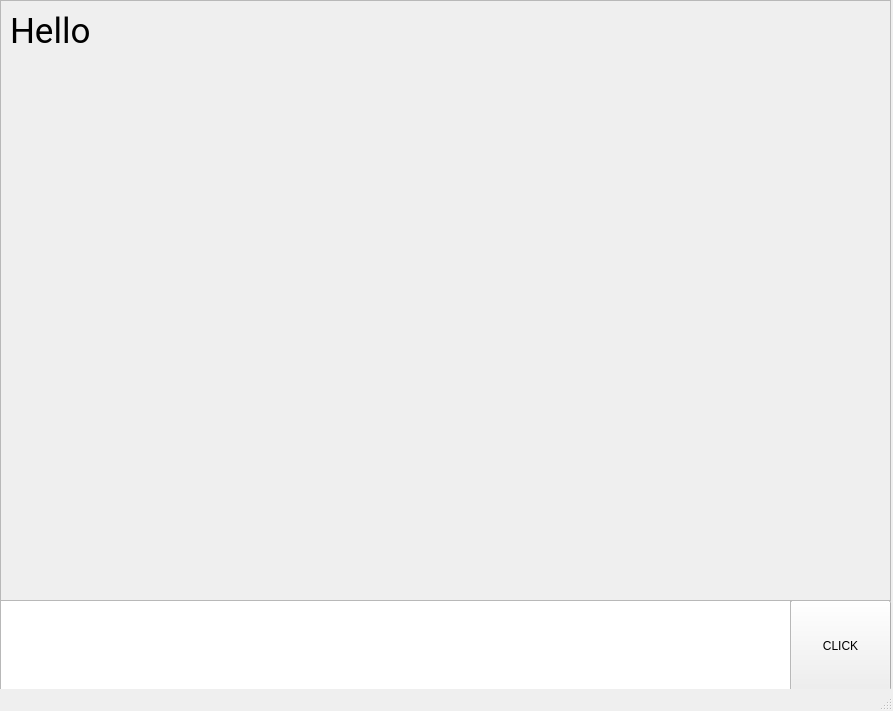
<?xml version="1.0" encoding="UTF-8"?>
<ui version="4.0">
 <class>MainWindow</class>
 <widget class="QMainWindow" name="MainWindow">
  <property name="geometry">
   <rect>
    <x>0</x>
    <y>0</y>
    <width>893</width>
    <height>711</height>
   </rect>
  </property>
  <property name="windowTitle">
   <string>MainWindow</string>
  </property>
  <widget class="QWidget" name="centralwidget">
   <widget class="QPushButton" name="pushButton">
    <property name="geometry">
     <rect>
      <x>790</x>
      <y>600</y>
      <width>101</width>
      <height>91</height>
     </rect>
    </property>
    <property name="text">
     <string>CLICK</string>
    </property>
    <property name="autoDefault">
     <bool>false</bool>
    </property>
   </widget>
   <widget class="QPlainTextEdit" name="TXT">
    <property name="geometry">
     <rect>
      <x>0</x>
      <y>600</y>
      <width>791</width>
      <height>91</height>
     </rect>
    </property>
   </widget>
   <widget class="QScrollArea" name="scrollArea">
    <property name="geometry">
     <rect>
      <x>0</x>
      <y>0</y>
      <width>891</width>
      <height>601</height>
     </rect>
    </property>
    <property name="widgetResizable">
     <bool>true</bool>
    </property>
    <widget class="QWidget" name="scrollAreaWidgetContents_2">
     <property name="geometry">
      <rect>
       <x>0</x>
       <y>0</y>
       <width>889</width>
       <height>599</height>
      </rect>
     </property>
     <layout class="QHBoxLayout" name="horizontalLayout">
      <item>
       <widget class="QLabel" name="label">
        <property name="enabled">
         <bool>true</bool>
        </property>
        <property name="font">
         <font>
          <family>Roboto</family>
          <pointsize>26</pointsize>
         </font>
        </property>
        <property name="text">
         <string>Hello</string>
        </property>
        <property name="textFormat">
         <enum>Qt::AutoText</enum>
        </property>
        <property name="alignment">
         <set>Qt::AlignLeading|Qt::AlignLeft|Qt::AlignTop</set>
        </property>
       </widget>
      </item>
     </layout>
    </widget>
   </widget>
  </widget>
  <widget class="QStatusBar" name="statusbar"/>
 </widget>
 <resources/>
 <connections/>
</ui>
